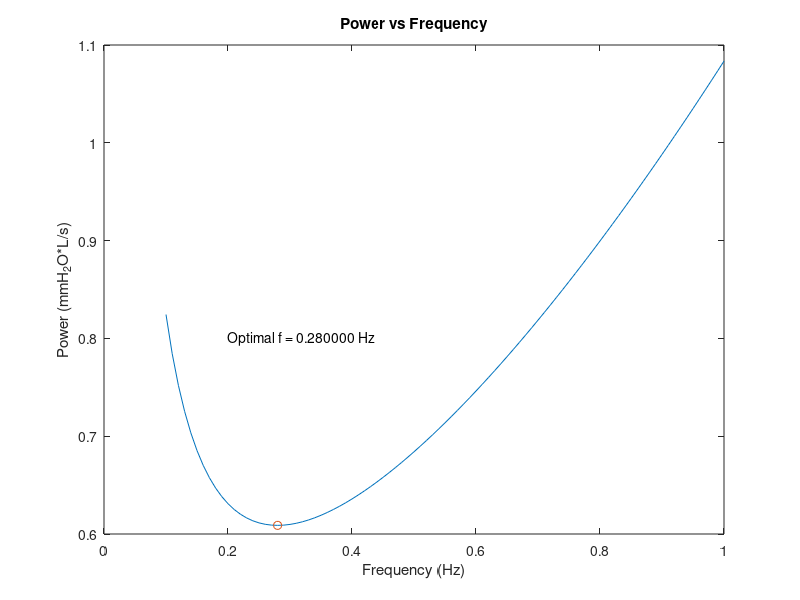

Write the MATLAB code that produced this figure.
close all; clear; clc;
f = .1:.01:1;
R = 2.5;
C = .1;
Vd = .15;
Va = .1;
Vt = Vd + Va./f;
power = (R*pi^2/2*f+1/(2*C)).*Vt.^2.*f;
plot(f,power);
title('Power vs Frequency');
xlabel('Frequency (Hz)');
ylabel('Power (mmH_2O*L/s)');

% find optimal frequency
[y i] = min(power);
text(.2,.8,sprintf('Optimal f = %f Hz',f(i)));
hold on;
plot(f(i),y,'o');
